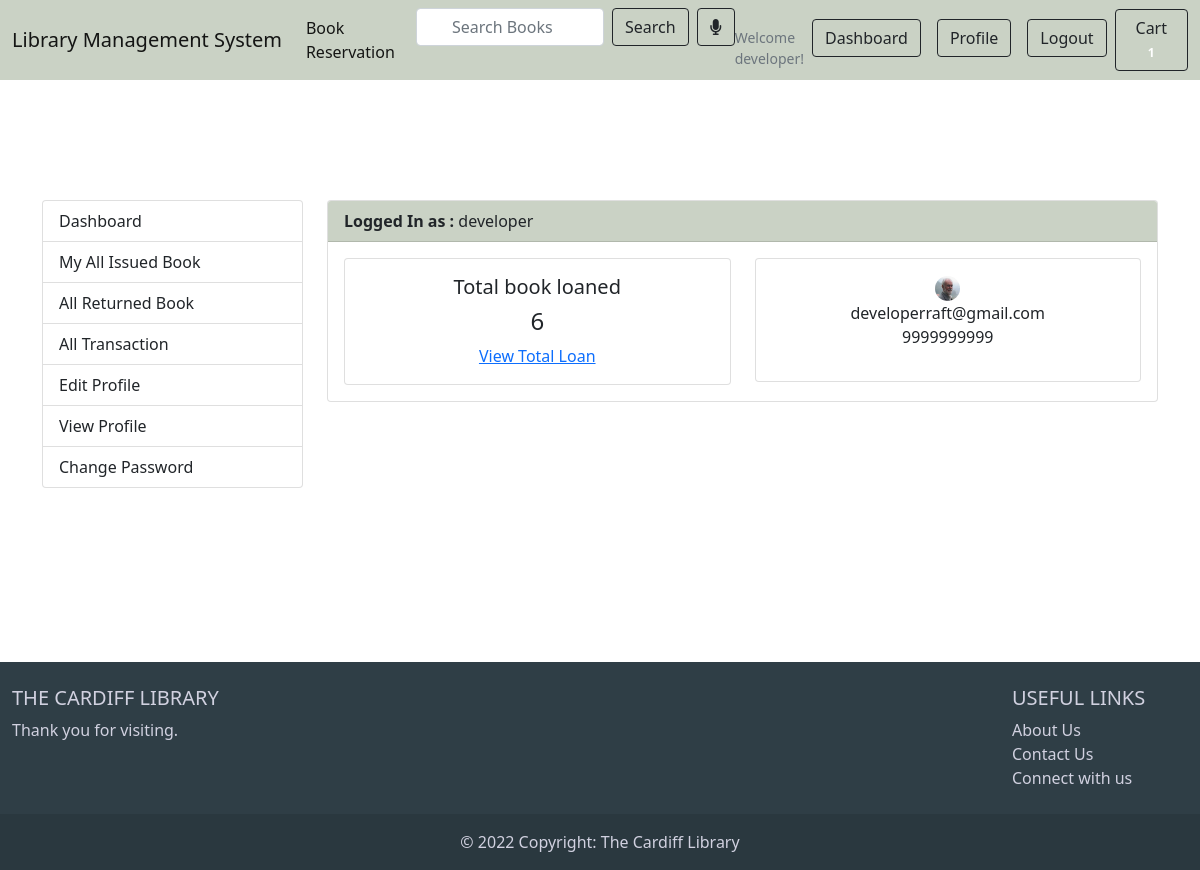
Screenshot of /accounts/dashboard/ (signed in) with the database file from the repository.
### accounts/models.py (models this page shows, shortened)
class Account(AbstractBaseUser):
    first_name = models.CharField(max_length=50)
    last_name = models.CharField(max_length=50)
    username = models.CharField(max_length=50,unique=True)
    email = models.EmailField(max_length=50,unique=True)
    phone_number = models.CharField(max_length=50)
    date_joined = models.DateTimeField(auto_now_add=True)
    last_login  = models.DateTimeField(auto_now_add=True)
    is_admin    = models.BooleanField(default=False)
    is_staff    = models.BooleanField(default=False)
    is_active    = models.BooleanField(default=False)
    is_superadmin    = models.BooleanField(default=False)
    USERNAME_FIELD = 'email'
    REQUIRED_FIELDS = ['username', 'first_name', 'last_name']
    objects = MyAccountManager()

class UserProfile(models.Model):
    user = models.OneToOneField(Account, on_delete=models.CASCADE)
    address_line_1 = models.CharField(blank=True, max_length=100)
    address_line_2 = models.CharField(blank=True, max_length=100)
    university_name = models.CharField(blank=True, max_length=100)
    course_name = models.CharField(blank=True,max_length=100)
    profile_picture = models.ImageField(blank=True,upload_to='userpfofile')
    city = models.CharField(blank=True, max_length=30)
    state = models.CharField(blank=True,max_length=30)
    country = models.CharField(blank=True,max_length=30)

### accounts/views.py (the view)
# urls.py: path('dashboard/',views.dashboard,name='dashboard'),
@login_required(login_url='login')
def dashboard(request):
    userprofile = UserProfile.objects.get(user_id=request.user.id)
    bookloan = Bookloan.objects.order_by('-created_at').filter(user_id=request.user.id, is_bookloan=True)
    bookloan_count = bookloan.count()
    context={
        'userprofile':userprofile,
        'bookloan_count':bookloan_count,
    }
    return render(request,'accounts/dashboard.html',context)

### carts/context_processors.py (called while the page is built)
def counter(request):
    cart_count = 0
    if 'admin' in request.path:
        return{}
    else:
        try:
            cart = Cart.objects.filter(cart_id=_cart_id(request))
            if request.user.is_authenticated:
                cart_items=CartItem.objects.all().filter(user=request.user)
            else:
                cart_items = CartItem.objects.all().filter(cart = cart[:1])
            for cart_item in cart_items:
                cart_count +=cart_item.quantity
        except Cart.DoesNotExist:
            cart_count = 0
    return dict(cart_count=cart_count)

### carts/views.py (called while the page is built)
def _cart_id(request):
    cart = request.session.session_key
    if not cart:
        cart = request.session.create()
    return cart

### genre/context_processors.py (called while the page is built)
def menu_links(request):
    links = Genre.objects.all()
    return dict(links=links)

### templates/accounts/dashboard.html (shortened to what this page needs)
{%extends 'base.html'%}
{%block content%}
<div class="container" style="margin-top:200px">
	<div class="row">
    {% include 'includes/dashboard_sidebar.html'%}
	<main class="col-md-9">
		<article class="card">
		<header class="card-header" style="background-color: #cad2c5;">
			<strong class="d-inline-block mr-3">Logged In as :</strong>
			<span>{{user.first_name}}</span>
		</header>
		<div class="card-body">
      <div class="row">
        <div class="col-md-6">
          <div class="card" style="text-align:center;">
            <div class="card-body">
                <h5 class="card-title">Total book loaned</h5>
                 <h4>{{bookloan_count}}</h4>
                 <a href="{% url 'my_books_ordered' %}">View Total Loan</a>
              </div>
          </div>
          </div>
                  <div class="col-md-6">
                    <div class="card" style="text-align:center;">
                      <div class="card-body">
                          <img src="{{userprofile.profile_picture.url}}" alt="User Profile Picture" width="25" height="25" style="border-radius:50%;" />
                          <p class="mb-0">{{user.email}}</p>
                          <p >{{user.phone_number}}</p>
                      </div>
                    </div>
                    </div>
        </div>
</article>
	</main>
</div>
<div style="height:150px">
  </div>
</div>
{%endblock%}

### templates/includes/navbar.html (shortened to what this page needs)
{%load static%}
<!DOCTYPE html>
<html lang="en">
<head>
<header class="section-header">
<nav class="navbar navbar-expand-lg fixed-top navbar-light " style="background-color: #cad2c5;">
    <div class="container-fluid">
        <a class="navbar-brand" href="{% url 'home'%}">Library Management System</a>
        <div class="collapse navbar-collapse" id="navbarSupportedContent">
            <ul class="navbar-nav me-auto mb-2 mb-lg-0">
                <li class="nav-item ">
                    <a class="nav-link active" aria-current="page" href="{%url 'bookstore'%}">Book Reservation</a>
                </li>
                <li class="nav-item">
                <form action="{% url 'search'%}" class="d-flex" method="GET">
                    <input class="form-control me-2" type="search" placeholder="Search Books" aria-label="Search" name="keyword" required/>
                    <button class="btn btn-outline-dark ml-3"  type="submit">Search</button>
                </form>
                </li>
                <li class="nav-item ml-2">
                  <button class="btn btn-outline-dark ms-2" id="start-recording"><span class="left-pan"><i class="fa fa-microphone"></i></span></button>
                 </li>
            </ul>
             {% if user.id is None %}
            <ul class="navbar-nav ms-auto">
                <small class="title text-muted mt-3 text-black" style="color: black;">Welcome Guest!</small>
                <li class="nav-item ms-auto">
                    <a class="nav-link active" aria-current="page" href="{%url 'login'%}">
                        <button type="button" class="btn btn-outline-dark"><i
                                class="fa-solid fa-arrow-right-to-bracket"></i> Log In</button>
                    </a>
                </li>
                <li class="nav-item ms-auto">
                    <a class="nav-link active" aria-current="page" href="{%url 'register'%}"><button type="button"
                            class="btn btn-outline-dark ">Register</button></a>
                </li>
            </ul>
            {% else %}
            <ul class="navbar-nav ms-auto">
                <small class="title text-muted mt-3 text-black" style="color: black;">Welcome {{user.first_name}}!</small>
                <li class="nav-item ms-auto">
                    <a class="nav-link active" aria-current="page" href="{%url 'dashboard'%}">
                        <button type="button" class="btn btn-outline-dark">Dashboard</button>
                    </a>
                </li>
                <li class="nav-item ms-auto">
                    <a class="nav-link active" aria-current="page" href="{%url 'view_profile'%}">
                        <button type="button" class="btn btn-outline-dark">Profile</button>
                    </a>
                </li>
                <li class="nav-item ms-auto">
                    <a class="nav-link active" aria-current="page" href="{%url 'logout'%}"><button type="button"
                            class="btn btn-outline-dark ">Logout</button></a>
                </li>
            </ul>
            {% endif %}
            <a href="{%url 'cart'%}" class="btn btn-outline-dark ml-3">
              Cart
              <span class="badge badge-pill badge-danger notify">{{cart_count}}</span>
            </a>
        </div>
    </div>
</nav>
</header>
<body>
  <html>

### templates/includes/navbar.html (style rules this page uses)
input { border: 1px solid rgb(46, 189, 235); border-radius: 3px; font-size: 1em; outline: none; padding: .2em .4em; width: 60px; text-align: center; }

### rows the page displays
Account: first_name "developer", email "developerraft@gmail.com", phone_number "9999999999"
UserProfile: profile_picture (picture)

### other values shown
{{ cart_count }} "1"
{{ bookloan_count }} "6"
